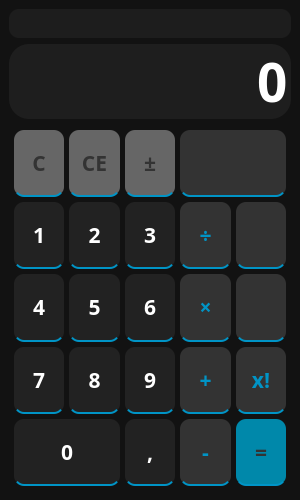
<?xml version="1.0" encoding="UTF-8"?>
<ui version="4.0">
 <class>MainWindow</class>
 <widget class="QMainWindow" name="MainWindow">
  <property name="geometry">
   <rect>
    <x>0</x>
    <y>0</y>
    <width>300</width>
    <height>500</height>
   </rect>
  </property>
  <property name="font">
   <font>
    <family>Rubik</family>
    <pointsize>16</pointsize>
    <weight>75</weight>
    <bold>true</bold>
   </font>
  </property>
  <property name="windowTitle">
   <string>Calculator</string>
  </property>
  <property name="windowIcon">
   <iconset resource="files.qrc">
    <normaloff>:/icons/icons/free-icon-calculator-7378252.png</normaloff>:/icons/icons/free-icon-calculator-7378252.png</iconset>
  </property>
  <property name="styleSheet">
   <string notr="true">QWidget {
	color: white;
	background-color: rgb(18, 18, 18);
	font-family: Rubik;
	font-size: 16pt; 
	font-weight: 600;
}

</string>
  </property>
  <widget class="QWidget" name="centralwidget">
   <property name="minimumSize">
    <size>
     <width>300</width>
     <height>500</height>
    </size>
   </property>
   <property name="styleSheet">
    <string notr="true"/>
   </property>
   <layout class="QVBoxLayout" name="verticalLayout_2">
    <item>
     <widget class="QLabel" name="history">
      <property name="sizePolicy">
       <sizepolicy hsizetype="Expanding" vsizetype="Maximum">
        <horstretch>0</horstretch>
        <verstretch>0</verstretch>
       </sizepolicy>
      </property>
      <property name="maximumSize">
       <size>
        <width>16777215</width>
        <height>33</height>
       </size>
      </property>
      <property name="font">
       <font>
        <family>Bahnschrift</family>
        <pointsize>16</pointsize>
        <weight>75</weight>
        <bold>true</bold>
       </font>
      </property>
      <property name="styleSheet">
       <string notr="true">color: gray;
background-color: rgb(29, 29, 29);
font-family: Bahnschrift;
border-radius: 10px;</string>
      </property>
      <property name="text">
       <string/>
      </property>
      <property name="alignment">
       <set>Qt::AlignRight|Qt::AlignTrailing|Qt::AlignVCenter</set>
      </property>
     </widget>
    </item>
    <item>
     <widget class="QLineEdit" name="entry">
      <property name="sizePolicy">
       <sizepolicy hsizetype="Expanding" vsizetype="Maximum">
        <horstretch>0</horstretch>
        <verstretch>0</verstretch>
       </sizepolicy>
      </property>
      <property name="maximumSize">
       <size>
        <width>16777215</width>
        <height>83</height>
       </size>
      </property>
      <property name="styleSheet">
       <string notr="true">font-size: 40pt;
background-color: rgb(30, 30, 30);
border: none;
border-radius: 20px;
   </string>
      </property>
      <property name="text">
       <string>0</string>
      </property>
      <property name="maxLength">
       <number>10</number>
      </property>
      <property name="alignment">
       <set>Qt::AlignRight|Qt::AlignTrailing|Qt::AlignVCenter</set>
      </property>
      <property name="readOnly">
       <bool>true</bool>
      </property>
     </widget>
    </item>
    <item>
     <widget class="QFrame" name="ButtonsGrid">
      <property name="enabled">
       <bool>true</bool>
      </property>
      <property name="sizePolicy">
       <sizepolicy hsizetype="Preferred" vsizetype="Preferred">
        <horstretch>0</horstretch>
        <verstretch>0</verstretch>
       </sizepolicy>
      </property>
      <property name="font">
       <font>
        <family>Rubik</family>
        <pointsize>16</pointsize>
        <weight>75</weight>
        <bold>true</bold>
       </font>
      </property>
      <property name="styleSheet">
       <string notr="true"/>
      </property>
      <layout class="QGridLayout" name="Buttons_Container_3" rowstretch="1,1,1,1,1" columnstretch="1,1,1,1,1">
       <property name="leftMargin">
        <number>5</number>
       </property>
       <property name="topMargin">
        <number>5</number>
       </property>
       <property name="rightMargin">
        <number>5</number>
       </property>
       <property name="bottomMargin">
        <number>5</number>
       </property>
       <property name="spacing">
        <number>5</number>
       </property>
       <item row="3" column="1">
        <widget class="QPushButton" name="Button_8">
         <property name="sizePolicy">
          <sizepolicy hsizetype="Expanding" vsizetype="Expanding">
           <horstretch>0</horstretch>
           <verstretch>0</verstretch>
          </sizepolicy>
         </property>
         <property name="minimumSize">
          <size>
           <width>0</width>
           <height>0</height>
          </size>
         </property>
         <property name="font">
          <font>
           <family>Rubik</family>
           <pointsize>16</pointsize>
           <weight>75</weight>
           <bold>true</bold>
          </font>
         </property>
         <property name="styleSheet">
          <string notr="true">QPushButton{
    border-bottom: 2px solid rgb(0, 148, 198);
    border-left: 1rem solid rgb(0, 0, 0);
    border-top: none;
    border-right: none;
width: 5px;
    color: #FFF;
    background-color: #222;
	border-radius: 10px;
}

QPushButton:hover{
    background-color: #444;
	border-bottom: 2px solid rgb(128, 128, 128);
}

QPushButton:pressed{
    background-color: #666;
	border-bottom: 2px solid rgb(255, 255, 255);
color: #Dff;
}</string>
         </property>
         <property name="text">
          <string>8</string>
         </property>
         <property name="iconSize">
          <size>
           <width>105</width>
           <height>105</height>
          </size>
         </property>
         <property name="shortcut">
          <string>8</string>
         </property>
         <property name="flat">
          <bool>true</bool>
         </property>
        </widget>
       </item>
       <item row="3" column="0">
        <widget class="QPushButton" name="Button_7">
         <property name="sizePolicy">
          <sizepolicy hsizetype="Expanding" vsizetype="Expanding">
           <horstretch>0</horstretch>
           <verstretch>0</verstretch>
          </sizepolicy>
         </property>
         <property name="minimumSize">
          <size>
           <width>0</width>
           <height>0</height>
          </size>
         </property>
         <property name="font">
          <font>
           <family>Rubik</family>
           <pointsize>16</pointsize>
           <weight>75</weight>
           <bold>true</bold>
          </font>
         </property>
         <property name="styleSheet">
          <string notr="true">QPushButton{
    border-bottom: 2px solid rgb(0, 148, 198);
    border-left: 1rem solid rgb(0, 0, 0);
    border-top: none;
    border-right: none;
width: 5px;
    color: #FFF;
    background-color: #222;
	border-radius: 10px;
}

QPushButton:hover{
    background-color: #444;
	border-bottom: 2px solid rgb(128, 128, 128);
}

QPushButton:pressed{
    background-color: #666;
	border-bottom: 2px solid rgb(255, 255, 255);
color: #Dff;
}</string>
         </property>
         <property name="text">
          <string>7</string>
         </property>
         <property name="iconSize">
          <size>
           <width>105</width>
           <height>105</height>
          </size>
         </property>
         <property name="shortcut">
          <string>7</string>
         </property>
         <property name="flat">
          <bool>true</bool>
         </property>
        </widget>
       </item>
       <item row="2" column="2">
        <widget class="QPushButton" name="Button_6">
         <property name="sizePolicy">
          <sizepolicy hsizetype="Expanding" vsizetype="Expanding">
           <horstretch>0</horstretch>
           <verstretch>0</verstretch>
          </sizepolicy>
         </property>
         <property name="minimumSize">
          <size>
           <width>0</width>
           <height>0</height>
          </size>
         </property>
         <property name="font">
          <font>
           <family>Rubik</family>
           <pointsize>16</pointsize>
           <weight>75</weight>
           <bold>true</bold>
          </font>
         </property>
         <property name="styleSheet">
          <string notr="true">QPushButton{
    border-bottom: 2px solid rgb(0, 148, 198);
    border-left: 1rem solid rgb(0, 0, 0);
    border-top: none;
    border-right: none;
width: 5px;
    color: #FFF;
    background-color: #222;
	border-radius: 10px;
}

QPushButton:hover{
    background-color: #444;
	border-bottom: 2px solid rgb(128, 128, 128);
}

QPushButton:pressed{
    background-color: #666;
	border-bottom: 2px solid rgb(255, 255, 255);
color: #Dff;
}</string>
         </property>
         <property name="text">
          <string>6</string>
         </property>
         <property name="iconSize">
          <size>
           <width>105</width>
           <height>105</height>
          </size>
         </property>
         <property name="shortcut">
          <string>6</string>
         </property>
         <property name="flat">
          <bool>true</bool>
         </property>
        </widget>
       </item>
       <item row="2" column="4">
        <widget class="QPushButton" name="Button_Power">
         <property name="sizePolicy">
          <sizepolicy hsizetype="Expanding" vsizetype="Expanding">
           <horstretch>0</horstretch>
           <verstretch>0</verstretch>
          </sizepolicy>
         </property>
         <property name="minimumSize">
          <size>
           <width>0</width>
           <height>0</height>
          </size>
         </property>
         <property name="font">
          <font>
           <family>Rubik</family>
           <pointsize>16</pointsize>
           <weight>75</weight>
           <bold>true</bold>
          </font>
         </property>
         <property name="mouseTracking">
          <bool>true</bool>
         </property>
         <property name="tabletTracking">
          <bool>true</bool>
         </property>
         <property name="styleSheet">
          <string notr="true">
QPushButton{
    border-bottom: 2px solid rgb(0, 148, 198);
    border-left: 1rem solid rgb(0, 0, 0);
    border-top: none;
    border-right: none;
width: 5px;
    color: #FFF;
    background-color: #333333;
	border-radius: 10px;
color: #0094C6;
}

QPushButton:hover{
    background-color: #666;
	border-bottom: 2px solid rgb(128, 128, 128);
}

QPushButton:pressed{
    background-color: #888;
	border-bottom: 2px solid rgb(255, 255, 255);
	/*color: #333;*/
}</string>
         </property>
         <property name="text">
          <string/>
         </property>
         <property name="icon">
          <iconset resource="files.qrc">
           <normaloff>:/icons/icons/power.png</normaloff>:/icons/icons/power.png</iconset>
         </property>
         <property name="iconSize">
          <size>
           <width>30</width>
           <height>30</height>
          </size>
         </property>
         <property name="checkable">
          <bool>false</bool>
         </property>
         <property name="checked">
          <bool>false</bool>
         </property>
         <property name="flat">
          <bool>true</bool>
         </property>
        </widget>
       </item>
       <item row="1" column="2">
        <widget class="QPushButton" name="Button_3">
         <property name="sizePolicy">
          <sizepolicy hsizetype="Expanding" vsizetype="Expanding">
           <horstretch>0</horstretch>
           <verstretch>0</verstretch>
          </sizepolicy>
         </property>
         <property name="minimumSize">
          <size>
           <width>0</width>
           <height>0</height>
          </size>
         </property>
         <property name="sizeIncrement">
          <size>
           <width>2</width>
           <height>2</height>
          </size>
         </property>
         <property name="font">
          <font>
           <family>Rubik</family>
           <pointsize>16</pointsize>
           <weight>75</weight>
           <bold>true</bold>
          </font>
         </property>
         <property name="mouseTracking">
          <bool>true</bool>
         </property>
         <property name="tabletTracking">
          <bool>true</bool>
         </property>
         <property name="styleSheet">
          <string notr="true">QPushButton{
    border-bottom: 2px solid rgb(0, 148, 198);
    border-left: 1rem solid rgb(0, 0, 0);
    border-top: none;
    border-right: none;
width: 5px;
    color: #FFF;
    background-color: #222;
	border-radius: 10px;
}

QPushButton:hover{
    background-color: #444;
	border-bottom: 2px solid rgb(128, 128, 128);
}

QPushButton:pressed{
    background-color: #666;
	border-bottom: 2px solid rgb(255, 255, 255);
color: #Dff;
}</string>
         </property>
         <property name="text">
          <string>3</string>
         </property>
         <property name="iconSize">
          <size>
           <width>105</width>
           <height>105</height>
          </size>
         </property>
         <property name="shortcut">
          <string>3</string>
         </property>
         <property name="checkable">
          <bool>false</bool>
         </property>
         <property name="checked">
          <bool>false</bool>
         </property>
         <property name="flat">
          <bool>true</bool>
         </property>
        </widget>
       </item>
       <item row="1" column="3">
        <widget class="QPushButton" name="Button_Divide">
         <property name="sizePolicy">
          <sizepolicy hsizetype="Expanding" vsizetype="Expanding">
           <horstretch>0</horstretch>
           <verstretch>0</verstretch>
          </sizepolicy>
         </property>
         <property name="minimumSize">
          <size>
           <width>0</width>
           <height>0</height>
          </size>
         </property>
         <property name="font">
          <font>
           <family>Rubik</family>
           <pointsize>16</pointsize>
           <weight>75</weight>
           <bold>true</bold>
          </font>
         </property>
         <property name="mouseTracking">
          <bool>true</bool>
         </property>
         <property name="tabletTracking">
          <bool>true</bool>
         </property>
         <property name="styleSheet">
          <string notr="true">
QPushButton{
    border-bottom: 2px solid rgb(0, 148, 198);
    border-left: 1rem solid rgb(0, 0, 0);
    border-top: none;
    border-right: none;
width: 5px;
    color: #FFF;
    background-color: #333333;
	border-radius: 10px;
color: #0094C6;
}

QPushButton:hover{
    background-color: #666;
	border-bottom: 2px solid rgb(128, 128, 128);
}

QPushButton:pressed{
    background-color: #888;
	border-bottom: 2px solid rgb(255, 255, 255);
	color: #333;
}</string>
         </property>
         <property name="text">
          <string>÷</string>
         </property>
         <property name="iconSize">
          <size>
           <width>105</width>
           <height>105</height>
          </size>
         </property>
         <property name="shortcut">
          <string>/</string>
         </property>
         <property name="checkable">
          <bool>false</bool>
         </property>
         <property name="checked">
          <bool>false</bool>
         </property>
         <property name="flat">
          <bool>true</bool>
         </property>
        </widget>
       </item>
       <item row="1" column="1">
        <widget class="QPushButton" name="Button_2">
         <property name="sizePolicy">
          <sizepolicy hsizetype="Expanding" vsizetype="Expanding">
           <horstretch>0</horstretch>
           <verstretch>0</verstretch>
          </sizepolicy>
         </property>
         <property name="minimumSize">
          <size>
           <width>0</width>
           <height>0</height>
          </size>
         </property>
         <property name="font">
          <font>
           <family>Rubik</family>
           <pointsize>16</pointsize>
           <weight>75</weight>
           <bold>true</bold>
          </font>
         </property>
         <property name="styleSheet">
          <string notr="true">QPushButton{
    border-bottom: 2px solid rgb(0, 148, 198);
    border-left: 1rem solid rgb(0, 0, 0);
    border-top: none;
    border-right: none;
width: 5px;
    color: #FFF;
    background-color: #222;
	border-radius: 10px;
}

QPushButton:hover{
    background-color: #444;
	border-bottom: 2px solid rgb(128, 128, 128);
}

QPushButton:pressed{
    background-color: #666;
	border-bottom: 2px solid rgb(255, 255, 255);
color: #Dff;
}</string>
         </property>
         <property name="text">
          <string>2</string>
         </property>
         <property name="iconSize">
          <size>
           <width>105</width>
           <height>105</height>
          </size>
         </property>
         <property name="shortcut">
          <string>2</string>
         </property>
         <property name="flat">
          <bool>true</bool>
         </property>
        </widget>
       </item>
       <item row="3" column="3">
        <widget class="QPushButton" name="Button_Plus">
         <property name="sizePolicy">
          <sizepolicy hsizetype="Expanding" vsizetype="Expanding">
           <horstretch>0</horstretch>
           <verstretch>0</verstretch>
          </sizepolicy>
         </property>
         <property name="minimumSize">
          <size>
           <width>0</width>
           <height>0</height>
          </size>
         </property>
         <property name="font">
          <font>
           <family>Rubik</family>
           <pointsize>16</pointsize>
           <weight>75</weight>
           <bold>true</bold>
          </font>
         </property>
         <property name="mouseTracking">
          <bool>true</bool>
         </property>
         <property name="tabletTracking">
          <bool>true</bool>
         </property>
         <property name="styleSheet">
          <string notr="true">
QPushButton{
    border-bottom: 2px solid rgb(0, 148, 198);
    border-left: 1rem solid rgb(0, 0, 0);
    border-top: none;
    border-right: none;
width: 5px;
    color: #FFF;
    background-color: #333333;
	border-radius: 10px;
color: #0094C6;
}

QPushButton:hover{
    background-color: #666;
	border-bottom: 2px solid rgb(128, 128, 128);
}

QPushButton:pressed{
    background-color: #888;
	border-bottom: 2px solid rgb(255, 255, 255);
	color: #333;
}</string>
         </property>
         <property name="text">
          <string>+</string>
         </property>
         <property name="iconSize">
          <size>
           <width>105</width>
           <height>105</height>
          </size>
         </property>
         <property name="shortcut">
          <string>+</string>
         </property>
         <property name="checkable">
          <bool>false</bool>
         </property>
         <property name="checked">
          <bool>false</bool>
         </property>
         <property name="flat">
          <bool>true</bool>
         </property>
        </widget>
       </item>
       <item row="3" column="2">
        <widget class="QPushButton" name="Button_9">
         <property name="sizePolicy">
          <sizepolicy hsizetype="Expanding" vsizetype="Expanding">
           <horstretch>0</horstretch>
           <verstretch>0</verstretch>
          </sizepolicy>
         </property>
         <property name="minimumSize">
          <size>
           <width>0</width>
           <height>0</height>
          </size>
         </property>
         <property name="font">
          <font>
           <family>Rubik</family>
           <pointsize>16</pointsize>
           <weight>75</weight>
           <bold>true</bold>
          </font>
         </property>
         <property name="styleSheet">
          <string notr="true">QPushButton{
    border-bottom: 2px solid rgb(0, 148, 198);
    border-left: 1rem solid rgb(0, 0, 0);
    border-top: none;
    border-right: none;
width: 5px;
    color: #FFF;
    background-color: #222;
	border-radius: 10px;
}

QPushButton:hover{
    background-color: #444;
	border-bottom: 2px solid rgb(128, 128, 128);
}

QPushButton:pressed{
    background-color: #666;
	border-bottom: 2px solid rgb(255, 255, 255);
color: #Dff;
}</string>
         </property>
         <property name="text">
          <string>9</string>
         </property>
         <property name="iconSize">
          <size>
           <width>105</width>
           <height>105</height>
          </size>
         </property>
         <property name="shortcut">
          <string>9</string>
         </property>
         <property name="flat">
          <bool>true</bool>
         </property>
        </widget>
       </item>
       <item row="4" column="3">
        <widget class="QPushButton" name="Button_Minus">
         <property name="sizePolicy">
          <sizepolicy hsizetype="Expanding" vsizetype="Expanding">
           <horstretch>0</horstretch>
           <verstretch>0</verstretch>
          </sizepolicy>
         </property>
         <property name="minimumSize">
          <size>
           <width>0</width>
           <height>0</height>
          </size>
         </property>
         <property name="font">
          <font>
           <family>Rubik</family>
           <pointsize>16</pointsize>
           <weight>75</weight>
           <bold>true</bold>
          </font>
         </property>
         <property name="mouseTracking">
          <bool>true</bool>
         </property>
         <property name="tabletTracking">
          <bool>true</bool>
         </property>
         <property name="styleSheet">
          <string notr="true">
QPushButton{
    border-bottom: 2px solid rgb(0, 148, 198);
    border-left: 1rem solid rgb(0, 0, 0);
    border-top: none;
    border-right: none;
width: 5px;
    color: #FFF;
    background-color: #333333;
	border-radius: 10px;
color: #0094C6;
}

QPushButton:hover{
    background-color: #666;
	border-bottom: 2px solid rgb(128, 128, 128);
}

QPushButton:pressed{
    background-color: #888;
	border-bottom: 2px solid rgb(255, 255, 255);
	color: #333;
}</string>
         </property>
         <property name="text">
          <string>-</string>
         </property>
         <property name="iconSize">
          <size>
           <width>105</width>
           <height>105</height>
          </size>
         </property>
         <property name="shortcut">
          <string>-</string>
         </property>
         <property name="checkable">
          <bool>false</bool>
         </property>
         <property name="checked">
          <bool>false</bool>
         </property>
         <property name="flat">
          <bool>true</bool>
         </property>
        </widget>
       </item>
       <item row="2" column="0">
        <widget class="QPushButton" name="Button_4">
         <property name="sizePolicy">
          <sizepolicy hsizetype="Expanding" vsizetype="Expanding">
           <horstretch>0</horstretch>
           <verstretch>0</verstretch>
          </sizepolicy>
         </property>
         <property name="minimumSize">
          <size>
           <width>0</width>
           <height>0</height>
          </size>
         </property>
         <property name="font">
          <font>
           <family>Rubik</family>
           <pointsize>16</pointsize>
           <weight>75</weight>
           <bold>true</bold>
          </font>
         </property>
         <property name="styleSheet">
          <string notr="true">QPushButton{
    border-bottom: 2px solid rgb(0, 148, 198);
    border-left: 1rem solid rgb(0, 0, 0);
    border-top: none;
    border-right: none;
width: 5px;
    color: #FFF;
    background-color: #222;
	border-radius: 10px;
}

QPushButton:hover{
    background-color: #444;
	border-bottom: 2px solid rgb(128, 128, 128);
}

QPushButton:pressed{
    background-color: #666;
	border-bottom: 2px solid rgb(255, 255, 255);
color: #Dff;
}</string>
         </property>
         <property name="text">
          <string>4</string>
         </property>
         <property name="iconSize">
          <size>
           <width>105</width>
           <height>105</height>
          </size>
         </property>
         <property name="shortcut">
          <string>4</string>
         </property>
         <property name="flat">
          <bool>true</bool>
         </property>
        </widget>
       </item>
       <item row="3" column="4">
        <widget class="QPushButton" name="Button_Factorial">
         <property name="sizePolicy">
          <sizepolicy hsizetype="Expanding" vsizetype="Expanding">
           <horstretch>0</horstretch>
           <verstretch>0</verstretch>
          </sizepolicy>
         </property>
         <property name="minimumSize">
          <size>
           <width>0</width>
           <height>0</height>
          </size>
         </property>
         <property name="font">
          <font>
           <family>Rubik</family>
           <pointsize>16</pointsize>
           <weight>75</weight>
           <bold>true</bold>
          </font>
         </property>
         <property name="mouseTracking">
          <bool>true</bool>
         </property>
         <property name="tabletTracking">
          <bool>true</bool>
         </property>
         <property name="styleSheet">
          <string notr="true">
QPushButton{
    border-bottom: 2px solid rgb(0, 148, 198);
    border-left: 1rem solid rgb(0, 0, 0);
    border-top: none;
    border-right: none;
width: 5px;
    color: #FFF;
    background-color: #333333;
	border-radius: 10px;
color: #0094C6;
}

QPushButton:hover{
    background-color: #666;
	border-bottom: 2px solid rgb(128, 128, 128);
}

QPushButton:pressed{
    background-color: #888;
	border-bottom: 2px solid rgb(255, 255, 255);
	/*color: #333;*/
}</string>
         </property>
         <property name="text">
          <string>x!</string>
         </property>
         <property name="iconSize">
          <size>
           <width>105</width>
           <height>105</height>
          </size>
         </property>
         <property name="checkable">
          <bool>false</bool>
         </property>
         <property name="checked">
          <bool>false</bool>
         </property>
         <property name="flat">
          <bool>true</bool>
         </property>
        </widget>
       </item>
       <item row="1" column="4">
        <widget class="QPushButton" name="Button_Root">
         <property name="sizePolicy">
          <sizepolicy hsizetype="Expanding" vsizetype="Expanding">
           <horstretch>0</horstretch>
           <verstretch>0</verstretch>
          </sizepolicy>
         </property>
         <property name="minimumSize">
          <size>
           <width>0</width>
           <height>0</height>
          </size>
         </property>
         <property name="font">
          <font>
           <family>Rubik</family>
           <pointsize>16</pointsize>
           <weight>75</weight>
           <bold>true</bold>
          </font>
         </property>
         <property name="mouseTracking">
          <bool>true</bool>
         </property>
         <property name="tabletTracking">
          <bool>true</bool>
         </property>
         <property name="styleSheet">
          <string notr="true">
QPushButton{
    border-bottom: 2px solid rgb(0, 148, 198);
    border-left: 1rem solid rgb(0, 0, 0);
    border-top: none;
    border-right: none;
width: 5px;
    color: #FFF;
    background-color: #333333;
	border-radius: 10px;
color: #0094C6;
}

QPushButton:hover{
    background-color: #666;
	border-bottom: 2px solid rgb(128, 128, 128);
}

QPushButton:pressed{
    background-color: #888;
	border-bottom: 2px solid rgb(255, 255, 255);
	/*color: #333;*/
}</string>
         </property>
         <property name="text">
          <string/>
         </property>
         <property name="icon">
          <iconset resource="files.qrc">
           <normaloff>:/icons/icons/square-root-of-x-mathematical-signs.png</normaloff>:/icons/icons/square-root-of-x-mathematical-signs.png</iconset>
         </property>
         <property name="iconSize">
          <size>
           <width>30</width>
           <height>30</height>
          </size>
         </property>
         <property name="checkable">
          <bool>false</bool>
         </property>
         <property name="checked">
          <bool>false</bool>
         </property>
         <property name="flat">
          <bool>true</bool>
         </property>
        </widget>
       </item>
       <item row="2" column="3">
        <widget class="QPushButton" name="Button_Multiply">
         <property name="sizePolicy">
          <sizepolicy hsizetype="Expanding" vsizetype="Expanding">
           <horstretch>0</horstretch>
           <verstretch>0</verstretch>
          </sizepolicy>
         </property>
         <property name="minimumSize">
          <size>
           <width>0</width>
           <height>0</height>
          </size>
         </property>
         <property name="font">
          <font>
           <family>Rubik</family>
           <pointsize>16</pointsize>
           <weight>75</weight>
           <bold>true</bold>
          </font>
         </property>
         <property name="mouseTracking">
          <bool>true</bool>
         </property>
         <property name="tabletTracking">
          <bool>true</bool>
         </property>
         <property name="styleSheet">
          <string notr="true">
QPushButton{
    border-bottom: 2px solid rgb(0, 148, 198);
    border-left: 1rem solid rgb(0, 0, 0);
    border-top: none;
    border-right: none;
width: 5px;
    color: #FFF;
    background-color: #333333;
	border-radius: 10px;
color: #0094C6;
}

QPushButton:hover{
    background-color: #666;
	border-bottom: 2px solid rgb(128, 128, 128);
}

QPushButton:pressed{
    background-color: #888;
	border-bottom: 2px solid rgb(255, 255, 255);
	color: #333;
}</string>
         </property>
         <property name="text">
          <string>×</string>
         </property>
         <property name="iconSize">
          <size>
           <width>105</width>
           <height>105</height>
          </size>
         </property>
         <property name="shortcut">
          <string>*</string>
         </property>
         <property name="checkable">
          <bool>false</bool>
         </property>
         <property name="checked">
          <bool>false</bool>
         </property>
         <property name="flat">
          <bool>true</bool>
         </property>
        </widget>
       </item>
       <item row="2" column="1">
        <widget class="QPushButton" name="Button_5">
         <property name="sizePolicy">
          <sizepolicy hsizetype="Expanding" vsizetype="Expanding">
           <horstretch>0</horstretch>
           <verstretch>0</verstretch>
          </sizepolicy>
         </property>
         <property name="minimumSize">
          <size>
           <width>0</width>
           <height>0</height>
          </size>
         </property>
         <property name="font">
          <font>
           <family>Rubik</family>
           <pointsize>16</pointsize>
           <weight>75</weight>
           <bold>true</bold>
          </font>
         </property>
         <property name="styleSheet">
          <string notr="true">QPushButton{
    border-bottom: 2px solid rgb(0, 148, 198);
    border-left: 1rem solid rgb(0, 0, 0);
    border-top: none;
    border-right: none;
width: 5px;
    color: #FFF;
    background-color: #222;
	border-radius: 10px;
}

QPushButton:hover{
    background-color: #444;
	border-bottom: 2px solid rgb(128, 128, 128);
}

QPushButton:pressed{
    background-color: #666;
	border-bottom: 2px solid rgb(255, 255, 255);
color: #Dff;
}</string>
         </property>
         <property name="text">
          <string>5</string>
         </property>
         <property name="iconSize">
          <size>
           <width>105</width>
           <height>105</height>
          </size>
         </property>
         <property name="shortcut">
          <string>5</string>
         </property>
         <property name="flat">
          <bool>true</bool>
         </property>
        </widget>
       </item>
       <item row="0" column="1">
        <widget class="QPushButton" name="Button_ce">
         <property name="sizePolicy">
          <sizepolicy hsizetype="Expanding" vsizetype="Expanding">
           <horstretch>0</horstretch>
           <verstretch>0</verstretch>
          </sizepolicy>
         </property>
         <property name="styleSheet">
          <string notr="true">QPushButton{
    border-bottom: 2px solid rgb(0, 148, 198);
    border-left: 1rem solid rgb(0, 0, 0);
    border-top: none;
    border-right: none;
width: 5px;
    color: #FFF;
    background-color: #666;
	border-radius: 10px;
color: #333;
}

QPushButton:hover{
    background-color: #999;
	border-bottom: 2px solid rgb(128, 128, 128);
}

QPushButton:pressed{
    background-color: #bbb;
	border-bottom: 2px solid rgb(255, 255, 255);
	color: #121212
}</string>
         </property>
         <property name="text">
          <string>CE</string>
         </property>
         <property name="iconSize">
          <size>
           <width>105</width>
           <height>105</height>
          </size>
         </property>
         <property name="flat">
          <bool>true</bool>
         </property>
        </widget>
       </item>
       <item row="4" column="2">
        <widget class="QPushButton" name="Button_Comma">
         <property name="sizePolicy">
          <sizepolicy hsizetype="Expanding" vsizetype="Expanding">
           <horstretch>0</horstretch>
           <verstretch>0</verstretch>
          </sizepolicy>
         </property>
         <property name="minimumSize">
          <size>
           <width>0</width>
           <height>0</height>
          </size>
         </property>
         <property name="font">
          <font>
           <family>Rubik</family>
           <pointsize>16</pointsize>
           <weight>75</weight>
           <bold>true</bold>
          </font>
         </property>
         <property name="styleSheet">
          <string notr="true">QPushButton{
    border-bottom: 2px solid rgb(0, 148, 198);
    border-left: 1rem solid rgb(0, 0, 0);
    border-top: none;
    border-right: none;
width: 5px;
    color: #FFF;
    background-color: #222;
	border-radius: 10px;
}

QPushButton:hover{
    background-color: #444;
	border-bottom: 2px solid rgb(128, 128, 128);
}

QPushButton:pressed{
    background-color: #666;
	border-bottom: 2px solid rgb(255, 255, 255);
color: #Dff;
}</string>
         </property>
         <property name="text">
          <string>,</string>
         </property>
         <property name="iconSize">
          <size>
           <width>105</width>
           <height>105</height>
          </size>
         </property>
         <property name="shortcut">
          <string>.</string>
         </property>
         <property name="flat">
          <bool>true</bool>
         </property>
        </widget>
       </item>
       <item row="4" column="4">
        <widget class="QPushButton" name="Button_Equal">
         <property name="sizePolicy">
          <sizepolicy hsizetype="Expanding" vsizetype="Expanding">
           <horstretch>0</horstretch>
           <verstretch>0</verstretch>
          </sizepolicy>
         </property>
         <property name="minimumSize">
          <size>
           <width>0</width>
           <height>0</height>
          </size>
         </property>
         <property name="font">
          <font>
           <family>Rubik</family>
           <pointsize>16</pointsize>
           <weight>75</weight>
           <bold>true</bold>
          </font>
         </property>
         <property name="mouseTracking">
          <bool>true</bool>
         </property>
         <property name="tabletTracking">
          <bool>true</bool>
         </property>
         <property name="styleSheet">
          <string notr="true">
QPushButton{
    border-bottom: 2px solid rgb(0, 148, 198);
    border-left: 1rem solid rgb(0, 0, 0);
    border-top: none;
    border-right: none;
width: 5px;
    color: #FFF;
    background-color: #08a;
	border-radius: 10px;
color: #333333;
}

QPushButton:hover{
    background-color: #0ac;
	border-bottom: 2px solid rgb(128, 128, 128);
}

QPushButton:pressed{
    background-color: #0cf;
	border-bottom: 2px solid rgb(255, 255, 255);
	color: #fff;
}</string>
         </property>
         <property name="text">
          <string>=</string>
         </property>
         <property name="iconSize">
          <size>
           <width>105</width>
           <height>105</height>
          </size>
         </property>
         <property name="shortcut">
          <string>Return</string>
         </property>
         <property name="checkable">
          <bool>false</bool>
         </property>
         <property name="checked">
          <bool>false</bool>
         </property>
         <property name="flat">
          <bool>true</bool>
         </property>
        </widget>
       </item>
       <item row="0" column="0">
        <widget class="QPushButton" name="Button_c">
         <property name="sizePolicy">
          <sizepolicy hsizetype="Expanding" vsizetype="Expanding">
           <horstretch>0</horstretch>
           <verstretch>0</verstretch>
          </sizepolicy>
         </property>
         <property name="styleSheet">
          <string notr="true">QPushButton{
    border-bottom: 2px solid rgb(0, 148, 198);
    border-left: 1rem solid rgb(0, 0, 0);
    border-top: none;
    border-right: none;
width: 5px;
    color: #FFF;
    background-color: #666;
	border-radius: 10px;
	color: #333;
}

QPushButton:hover{
    background-color: #999;
	border-bottom: 2px solid rgb(128, 128, 128);
}

QPushButton:pressed{
    background-color: #bbb;
	border-bottom: 2px solid rgb(255, 255, 255);
	color: #121212
}</string>
         </property>
         <property name="text">
          <string>C</string>
         </property>
         <property name="iconSize">
          <size>
           <width>105</width>
           <height>105</height>
          </size>
         </property>
         <property name="flat">
          <bool>true</bool>
         </property>
        </widget>
       </item>
       <item row="4" column="0" colspan="2">
        <widget class="QPushButton" name="Button_0">
         <property name="sizePolicy">
          <sizepolicy hsizetype="Expanding" vsizetype="Expanding">
           <horstretch>0</horstretch>
           <verstretch>0</verstretch>
          </sizepolicy>
         </property>
         <property name="minimumSize">
          <size>
           <width>0</width>
           <height>0</height>
          </size>
         </property>
         <property name="sizeIncrement">
          <size>
           <width>1</width>
           <height>0</height>
          </size>
         </property>
         <property name="font">
          <font>
           <family>Rubik</family>
           <pointsize>16</pointsize>
           <weight>75</weight>
           <bold>true</bold>
          </font>
         </property>
         <property name="toolTipDuration">
          <number>-1</number>
         </property>
         <property name="styleSheet">
          <string notr="true">QPushButton{
    border-bottom: 2px solid rgb(0, 148, 198);
    border-left: 1rem solid rgb(0, 0, 0);
    border-top: none;
    border-right: none;
width: 5px;
    color: #FFF;
    background-color: #222;
	border-radius: 10px;
}

QPushButton:hover{
    background-color: #444;
	border-bottom: 2px solid rgb(128, 128, 128);
}

QPushButton:pressed{
    background-color: #666;
	border-bottom: 2px solid rgb(255, 255, 255);
color: #Dff;
}</string>
         </property>
         <property name="text">
          <string>0</string>
         </property>
         <property name="iconSize">
          <size>
           <width>105</width>
           <height>105</height>
          </size>
         </property>
         <property name="shortcut">
          <string>0</string>
         </property>
         <property name="flat">
          <bool>true</bool>
         </property>
        </widget>
       </item>
       <item row="0" column="2">
        <widget class="QPushButton" name="Button_Sign">
         <property name="sizePolicy">
          <sizepolicy hsizetype="Expanding" vsizetype="Expanding">
           <horstretch>0</horstretch>
           <verstretch>0</verstretch>
          </sizepolicy>
         </property>
         <property name="minimumSize">
          <size>
           <width>0</width>
           <height>0</height>
          </size>
         </property>
         <property name="font">
          <font>
           <family>Rubik</family>
           <pointsize>16</pointsize>
           <weight>75</weight>
           <bold>true</bold>
          </font>
         </property>
         <property name="styleSheet">
          <string notr="true">QPushButton{
    border-bottom: 2px solid rgb(0, 148, 198);
    border-left: 1rem solid rgb(0, 0, 0);
    border-top: none;
    border-right: none;
width: 5px;
    color: #FFF;
    background-color: #666;
	border-radius: 10px;
color: #333;
}

QPushButton:hover{
    background-color: #999;
	border-bottom: 2px solid rgb(128, 128, 128);
}

QPushButton:pressed{
    background-color: #bbb;
	border-bottom: 2px solid rgb(255, 255, 255);
	color: #121212
}</string>
         </property>
         <property name="text">
          <string>±</string>
         </property>
         <property name="iconSize">
          <size>
           <width>105</width>
           <height>105</height>
          </size>
         </property>
         <property name="flat">
          <bool>true</bool>
         </property>
        </widget>
       </item>
       <item row="0" column="3" colspan="2">
        <widget class="QPushButton" name="Button_backspace">
         <property name="sizePolicy">
          <sizepolicy hsizetype="Expanding" vsizetype="Expanding">
           <horstretch>0</horstretch>
           <verstretch>0</verstretch>
          </sizepolicy>
         </property>
         <property name="styleSheet">
          <string notr="true">QPushButton{
    border-bottom: 2px solid rgb(0, 148, 198);
    border-left: 1rem solid rgb(0, 0, 0);
    border-top: none;
    border-right: none;
width: 5px;
    color: #FFF;
    background-color: #333333;
	border-radius: 10px;
}

QPushButton:hover{
    background-color: #666;
	border-bottom: 2px solid rgb(128, 128, 128);
}

QPushButton:pressed{
    background-color: #888;
	border-bottom: 2px solid rgb(255, 255, 255);
	color: #Dff;
}

</string>
         </property>
         <property name="text">
          <string/>
         </property>
         <property name="icon">
          <iconset resource="files.qrc">
           <normaloff>:/icons/icons/outline_backspace_white_24dp.png</normaloff>:/icons/icons/outline_backspace_white_24dp.png</iconset>
         </property>
         <property name="iconSize">
          <size>
           <width>30</width>
           <height>30</height>
          </size>
         </property>
         <property name="shortcut">
          <string>Backspace</string>
         </property>
         <property name="flat">
          <bool>true</bool>
         </property>
        </widget>
       </item>
       <item row="1" column="0">
        <widget class="QPushButton" name="Button_1">
         <property name="enabled">
          <bool>true</bool>
         </property>
         <property name="sizePolicy">
          <sizepolicy hsizetype="Expanding" vsizetype="Expanding">
           <horstretch>0</horstretch>
           <verstretch>0</verstretch>
          </sizepolicy>
         </property>
         <property name="minimumSize">
          <size>
           <width>0</width>
           <height>0</height>
          </size>
         </property>
         <property name="sizeIncrement">
          <size>
           <width>2</width>
           <height>2</height>
          </size>
         </property>
         <property name="font">
          <font>
           <family>Rubik</family>
           <pointsize>16</pointsize>
           <weight>75</weight>
           <bold>true</bold>
          </font>
         </property>
         <property name="mouseTracking">
          <bool>true</bool>
         </property>
         <property name="tabletTracking">
          <bool>true</bool>
         </property>
         <property name="styleSheet">
          <string notr="true">QPushButton{
    border-bottom: 2px solid rgb(0, 148, 198);
    border-left: 1rem solid rgb(0, 0, 0);
    border-top: none;
    border-right: none;
width: 5px;
    color: #FFF;
    background-color: #222;
	border-radius: 10px;
}

QPushButton:hover{
    background-color: #444;
	border-bottom: 2px solid rgb(128, 128, 128);
}

QPushButton:pressed{
    background-color: #666;
	border-bottom: 2px solid rgb(255, 255, 255);
color: #Dff;
}</string>
         </property>
         <property name="text">
          <string>1</string>
         </property>
         <property name="iconSize">
          <size>
           <width>105</width>
           <height>105</height>
          </size>
         </property>
         <property name="shortcut">
          <string>1</string>
         </property>
         <property name="checkable">
          <bool>false</bool>
         </property>
         <property name="flat">
          <bool>true</bool>
         </property>
        </widget>
       </item>
      </layout>
     </widget>
    </item>
   </layout>
  </widget>
 </widget>
 <resources>
  <include location="files.qrc"/>
 </resources>
 <connections/>
</ui>
